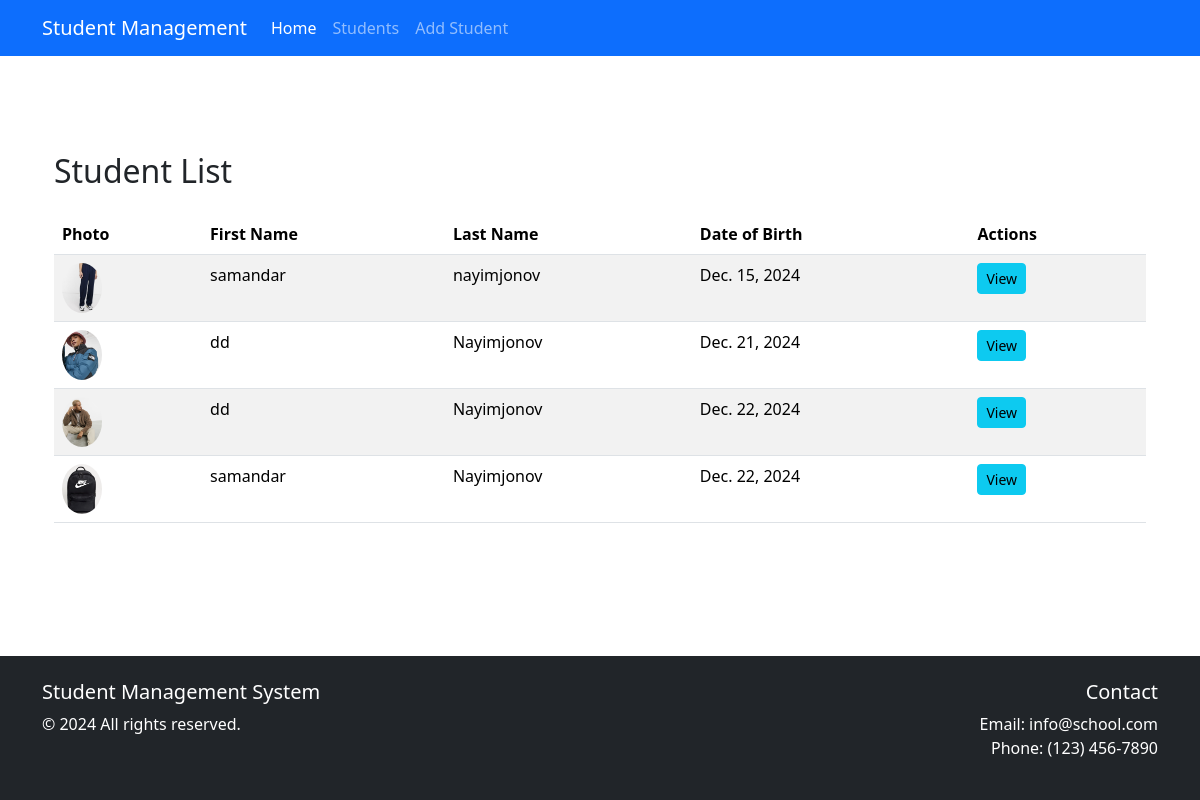
Page /students/list/ on the committed database.
### students/models.py (models this page shows)
class Student(models.Model):
    first_name = models.CharField(max_length=100)
    last_name = models.CharField(max_length=100)
    birth_date = models.DateField()
    image = models.ImageField(upload_to='students_images/')
    def get_detail_url(self):
        return reverse('students:detail', args={self.pk})

### students/views.py (the view)
# urls.py: path('list/', views.student_list, name='list'),
def student_list(request):
    students = Student.objects.all()
    return render(request, 'students/student-list.html', {'students': students})

### templates/students/student-list.html (shortened to what this page needs)
{% extends 'base.html' %}
{% block content %}
    <main class="container my-5">
        <h2 class="mb-4">Student List</h2>
        <div class="table-responsive">
            <table class="table table-striped table-hover">
                <thead>
                    <tr>
                        <th>Photo</th>
                        <th>First Name</th>
                        <th>Last Name</th>
                        <th>Date of Birth</th>
                        <th>Actions</th>
                    </tr>
                </thead>
                <tbody>
                    {% for student in students %}
                    <tr>
                        <td>
                            <img src="{{ student.image.url }}" class="rounded-circle" alt="Student Photo" height="50">
                        </td>
                        <td>{{ student.first_name }}</td>
                        <td>{{ student.last_name }}</td>
                        <td>{{ student.birth_date }}</td>
                        <td>
                            <a href="{{ student.get_detail_url }}" class="btn btn-info btn-sm">View</a>
                        </td>
                    </tr>
                {% endfor %}
                </tbody>
            </table>
        </div>
    </main>
{% endblock %}

### templates/base.html (shortened to what this page needs)
<!DOCTYPE html>
{% load static %}
<html lang="en">
<head>
  <link rel="stylesheet" href="{% static 'js/scripts.js' %}">
    <link href="https://cdn.jsdelivr.net/npm/bootstrap@5.3.2/dist/css/bootstrap.min.css" rel="stylesheet">
</head>
<body>
   {% include 'includes/nav.html' %}
    <main class="container my-5">
       {% block content %} {% endblock %}
    </main>
   {% include 'includes/footer.html' %}
</body>
</html>

### templates/includes/nav.html (shortened to what this page needs)
 <nav class="navbar navbar-expand-lg navbar-dark bg-primary">
        <div class="container">
            <a class="navbar-brand" href="{% url 'home' %}">Student Management</a>
            <div class="collapse navbar-collapse" id="navbarNav">
                <ul class="navbar-nav">
                    <li class="nav-item">
                        <a  class="nav-link active" href="{% url 'home' %}">Home</a>
                    </li>
                    <li class="nav-item">
                        <a class="nav-link" href="{% url 'students:list' %}">Students</a>
                    </li>
                    <li class="nav-item">
                        <a class="nav-link" href="{% url 'students:create' %}">Add Student</a>
                    </li>
                </ul>
            </div>
        </div>
    </nav>

### templates/includes/footer.html
 <footer class="bg-dark text-white py-4">
        <div class="container">
            <div class="row">
                <div class="col-md-6">
                    <h5>Student Management System</h5>
                    <p>© 2024 All rights reserved.</p>
                </div>
                <div class="col-md-6 text-md-end">
                    <h5>Contact</h5>
                    <p>Email: info@school.com<br>Phone: (123) 456-7890</p>
                </div>
            </div>
        </div>
    </footer>

### templates/base.html (style rules this page uses)
body { min-height: 100vh; display: flex; flex-direction: column; }
main { flex: 1; }

### rows in the picture
Student: image (picture), first_name "samandar", last_name "nayimjonov", birth_date "Dec. 15, 2024"
Student: image (picture), first_name "dd", last_name "Nayimjonov", birth_date "Dec. 21, 2024"
Student: image (picture), first_name "dd", last_name "Nayimjonov", birth_date "Dec. 22, 2024"
Student: image (picture), first_name "samandar", last_name "Nayimjonov", birth_date "Dec. 22, 2024"
